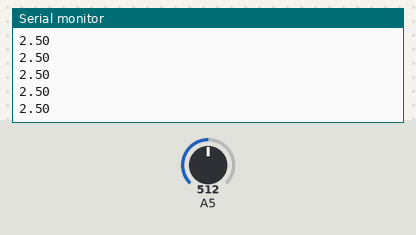
Recording of a sketch running on a simulated Arduino Uno, built with avr-gcc and run on an emulated ATmega328P. On the bench: the last lines printed to the serial monitor. The inputs (shaded band) are chosen by the test bench; at power-on: A5 = 512.

Above: at 1.2 s.
1.3 s: A5 set to 716
At 1.9 s:
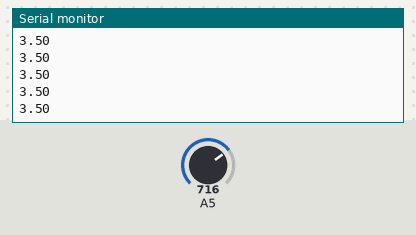
2.8 s: A5 set to 900
At 3.4 s:
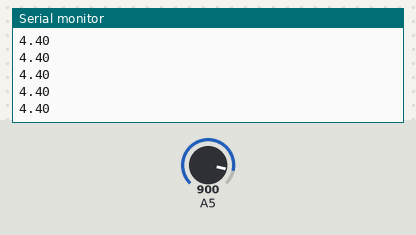
Timing chart, 0 to 5.8 s (numbered marks = the images above; inputs shaded):
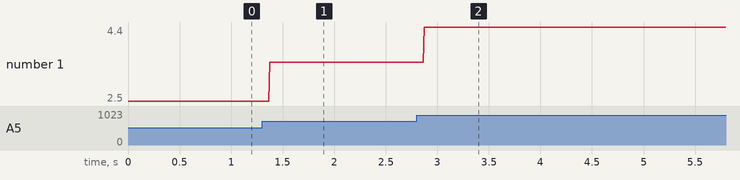

Measured:
- after the input at 1.3 s, the serial monitor: prints a new line after 0.07 s (image 1)
- after the input at 2.8 s, the serial monitor: prints a new line after 0.07 s (image 2)
- plotted number 1: 2.5 → 3.5 after the input at 1.3 s, 3.5 → 4.4 after the input at 2.8 s

The sketch:

LeePot.ino
```cpp
//------------------------------------------------------------------------------
// Programa para la lectura de un Voltaje Analógico
//
// Se lee la entrada de la terminal analógica "0", se convierte a Voltaje
// e imprime el resultado en el monitor serial.
// Se conecta la terminal central de un potenciómetro a la terminal (pin) "A0",
// y las terminales externas del potenciómetro se conectan a los puntos
// de + 5 Volts y a 0 Volts (Tierra).
//------------------------------------------------------------------------------
// Adaptado por: Sergio Fco. Hernández Machuca
// sfhm_clases@hotmail.com
//------------------------------------------------------------------------------

// No se requiere declarar constantes ni variables.

//------------------------------------------------------------------------------
void setup() {
  Serial.begin(9600);       // Inicializa la comunicación serial a 9,600 bauds
}

//------------------------------------------------------------------------------
void loop() {
  int sensorValue = analogRead(A5); // Lectura ddel voltaje presente en "A0"
  // Se coonvierte la lectura analógica (la cual varía de 0 a 1023) al rango
  // de voltaje presente en la entrada (de 0 a 5 volts).
  // Valor (0 - 1023) convertido a voltaje (0 - 5V):
  float voltaje = sensorValue * (5.0 / 1023.0);
  // Impresión del valor leído:
  Serial.println(voltaje);
}
//------------------------------------------------------------------------------
```
